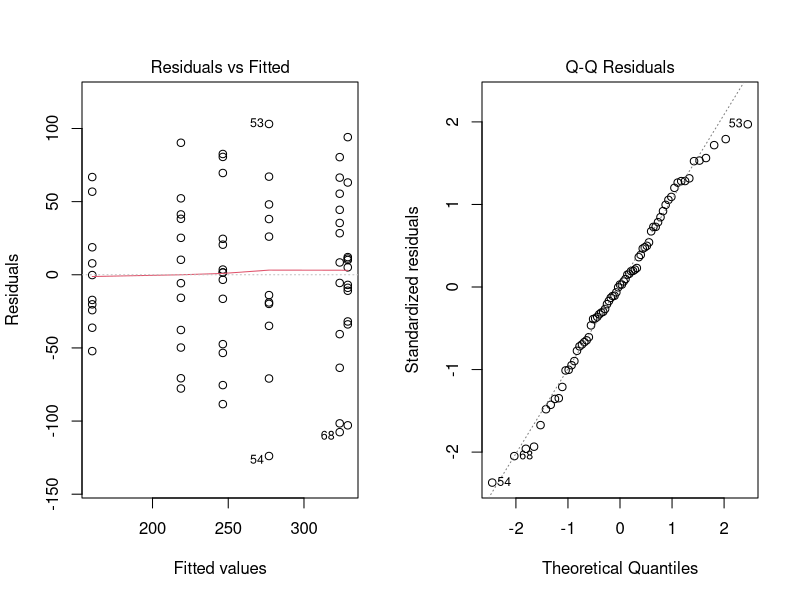
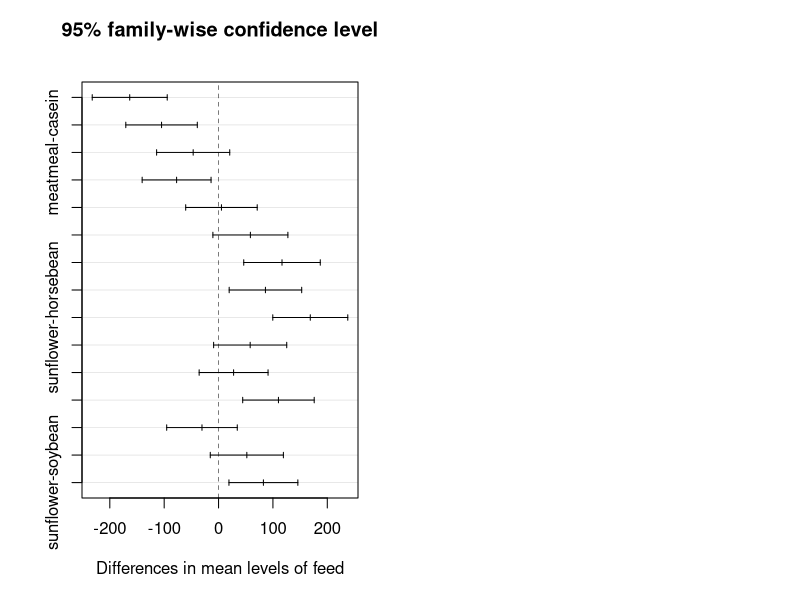

These figures' R source, in order: (Note: this script raises an error after producing the figures.)
## ---- chunk 1
knitr::opts_chunk$set()
## ---- chunk 2
amod <- aov(weight ~ feed, chickwts)
anova(amod)
## ---- chunk 3
par(mfrow=c(1,2))
plot(amod, c(1,2))
## ---- chunk 4
anova(amod)
## ---- chunk 5
plot(TukeyHSD(aov(weight ~ feed, chickwts)))
## ---- chunk 6
data(jsp, package="faraway")
jsp$mathcent <- jsp$math - mean(jsp$math)
## ---- chunk 7
plot(jsp$mathcent ~ jsp$school)
## ---- chunk 8
lmod <- lm(mathcent ~ school-1, jsp)
## ---- chunk 9
anova(lmod)
## ---- chunk 10
pvals <- summary(lmod)$coef[,4]
padj <- p.adjust(pvals, method="bonferroni")
coef(lmod)[padj < 0.05]
## ---- chunk 11
names(which(sort(pvals) < (1:49)*0.05/49))
## ---- chunk 12
padj <- p.adjust(pvals, method="fdr")
coef(lmod)[padj < 0.05]
